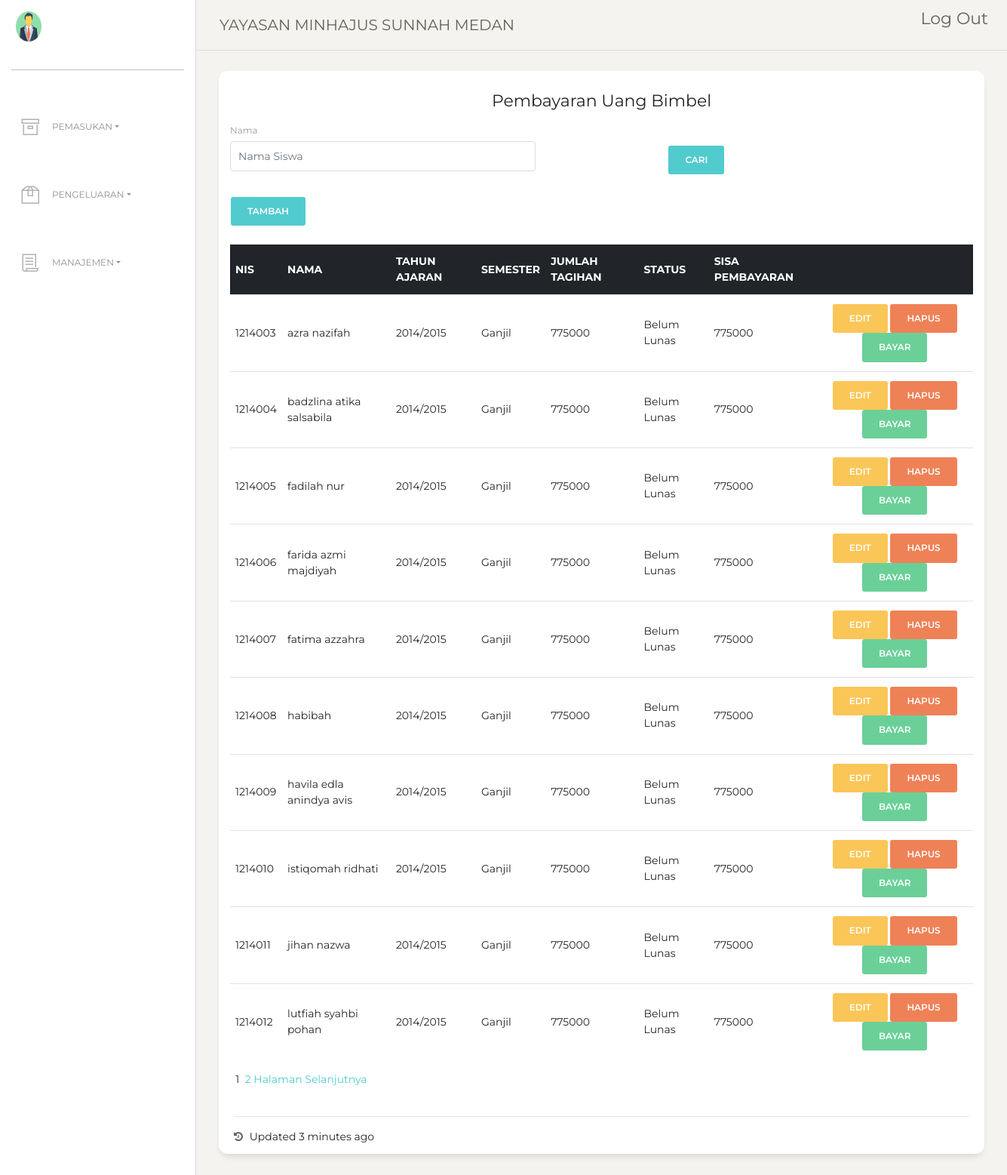
Page /index.php/pegawai_controller/uang_bimbel on the committed database.
### tables this page shows
CREATE TABLE `uang_bimbel` (
  `pembayaran_id` int(11) NOT NULL,
  `NIS` varchar(16) NOT NULL,
  `tagihan_id` int(11) NOT NULL,
  `tahun_ajaran` varchar(9) NOT NULL,
  `semester` enum('Genap','Ganjil') NOT NULL,
  `status` enum('Lunas','Belum Lunas') NOT NULL
);

### index.php (called while the page is built, shortened)
<?php
require_once BASEPATH.'core/CodeIgniter.php';

### application/config/config.php (called while the page is built, shortened)
<?php
$config['base_url'] = 'http://localhost/Tubes/';
$config['index_page'] = 'index.php';
$config['uri_protocol']	= 'REQUEST_URI';
$config['url_suffix'] = '';
$config['language']	= 'english';
$config['charset'] = 'UTF-8';
$config['enable_hooks'] = FALSE;
$config['subclass_prefix'] = 'MY_';
$config['composer_autoload'] = FALSE;
$config['permitted_uri_chars'] = 'a-z 0-9~%.:_\-';
$config['enable_query_strings'] = FALSE;
$config['controller_trigger'] = 'c';
$config['function_trigger'] = 'm';
$config['directory_trigger'] = 'd';
$config['allow_get_array'] = TRUE;
$config['log_threshold'] = 0;
$config['log_path'] = '';
$config['log_file_extension'] = '';
$config['log_file_permissions'] = 0644;
$config['log_date_format'] = 'Y-m-d H:i:s';
$config['error_views_path'] = '';
$config['cache_path'] = '';
$config['cache_query_string'] = FALSE;
$config['encryption_key'] = '';
$config['sess_driver'] = 'files';
$config['sess_cookie_name'] = 'ci_session';
$config['sess_expiration'] = 7200;
$config['sess_save_path'] = NULL;
$config['sess_match_ip'] = FALSE;
$config['sess_time_to_update'] = 300;
$config['sess_regenerate_destroy'] = FALSE;
$config['cookie_prefix']	= '';
$config['cookie_domain']	= '';
$config['cookie_path']		= '/';
$config['cookie_secure']	= FALSE;
$config['cookie_httponly'] 	= FALSE;
$config['standardize_newlines'] = FALSE;
$config['global_xss_filtering'] = FALSE;
$config['csrf_protection'] = FALSE;
$config['csrf_token_name'] = 'csrf_test_name';
$config['csrf_cookie_name'] = 'csrf_cookie_name';
$config['csrf_expire'] = 7200;
$config['csrf_regenerate'] = TRUE;
$config['csrf_exclude_uris'] = array();
$config['compress_output'] = FALSE;
$config['time_reference'] = 'local';
$config['rewrite_short_tags'] = FALSE;
$config['proxy_ips'] = '';

### application/models/Pegawai_Model.php (called while the page is built, shortened)
<?php
class Pegawai_Model extends CI_Model {
	public function jumlah_data_pembayaran_bimbel(){
		$result = $this->db->query("Select jumlah_data_pembayaran_bimbel() as total");
		return $result->row();
	}
}

### application/views/Pages/Content/uang_bimbel.php (the view, shortened to what this page needs)
<div class="row">
          <div class="col-lg-12 col-md-4 col-sm-6">
          </div>
        </div>
        <div class="row">
          <div class="col-md-12">
            <div class="card ">
              <div class="card-header ">
                <h5 class="card-title"><center>Pembayaran Uang Bimbel</center></h5>
				<div class="form-row">
					<div class="form-group col-md-5">
						<form method="post" action="<?php echo base_url('index.php/Pegawai_Controller/cari_bimbel')?>">
						<label for="inputEmail4">Nama</label>
						<input type="text" class="form-control" name="nama" id="inputEmail4" placeholder="Nama Siswa">
					</div>
					<div class="form-group col-md-2">
					</div>
					<div class="form-group col-md-2">
						<button type="submit" class="btn btn-primary">Cari</button>
					</div>
					</div>
						<button type="button" class="btn btn-primary" data-toggle="modal" data-target="#exampleModal">
							Tambah
						</button>
				</div>
              <div class="card-body ">
					<table class="table">
						<thead class="thead-dark">
							<tr>
								<th scope="col">NIS</th>
								<th scope="col">Nama</th>
								<th scope="col">Tahun Ajaran</th>
								<th scope="col">Semester</th>
								<th scope="col">Jumlah Tagihan</th>
								<th scope="col">Status</th>
								<th scope="col">Sisa Pembayaran</th>
								<th></th>
							</tr>
						</thead>
						<tbody>
							<?php
								foreach($data as $i){?>
								 <tr>
									<td><?php echo $i->NIS; ?></td>
									<td><?php echo $i->nama; ?></td>
									<td><?php echo $i->tahun_ajaran; ?></td>
									<td><?php echo $i->semester; ?></td>
									<td><?php echo $i->jumlah; ?></td>
									<td><?php echo $i->status; ?></td>
									<td><?php
												if(is_null($i->jumlah_terbayar))
													echo $i->jumlah;
												else
													echo ($i->jumlah - $i->jumlah_terbayar);
									?></td>
									<td><center><a class="btn btn-warning" href="<?php echo base_url('index.php/Pegawai_Controller/halaman_edit_uang_bimbel/').$i->pembayaran_id?>">Edit</a>
										<button type="button" class="btn btn-danger" data-toggle="modal" data-target="#exampleModal<?php echo $i->pembayaran_id?>">Hapus</button>
										<?php if($i->status != 'Lunas'){?>
										<a class="btn btn-success" href="<?php echo base_url('index.php/Pegawai_Controller/halaman_bayar_uang_bimbel/').$i->pembayaran_id?>">Bayar</a></center></td>
									<?php } ?>
								</tr>
							<?php } ?>
						</tbody>
					</table>
					<center>
					<?php if(isset($pagination)){
						echo $pagination;
					}
						?>
					</center>
              </div>
              <div class="card-footer ">
                <hr>
                <div class="stats">
                  <i class="fa fa-history"></i> Updated 3 minutes ago
                </div>
              </div>
            </div>
          </div>
        </div>
        </div>

### rows in the picture
uang_bimbel: NIS "1214003", nama "azra nazifah", tahun_ajaran "2014/2015", semester "Ganjil", jumlah "775000", status "Belum Lunas"
uang_bimbel: NIS "1214004", nama "badzlina atika salsabila", tahun_ajaran "2014/2015", semester "Ganjil", jumlah "775000", status "Belum Lunas"
uang_bimbel: NIS "1214005", nama "fadilah nur", tahun_ajaran "2014/2015", semester "Ganjil", jumlah "775000", status "Belum Lunas"
uang_bimbel: NIS "1214006", nama "farida azmi majdiyah", tahun_ajaran "2014/2015", semester "Ganjil", jumlah "775000", status "Belum Lunas"
uang_bimbel: NIS "1214007", nama "fatima azzahra", tahun_ajaran "2014/2015", semester "Ganjil", jumlah "775000", status "Belum Lunas"
uang_bimbel: NIS "1214008", nama "habibah", tahun_ajaran "2014/2015", semester "Ganjil", jumlah "775000", status "Belum Lunas"
uang_bimbel: NIS "1214009", nama "havila edla anindya avis", tahun_ajaran "2014/2015", semester "Ganjil", jumlah "775000", status "Belum Lunas"
uang_bimbel: NIS "1214010", nama "istiqomah ridhati", tahun_ajaran "2014/2015", semester "Ganjil", jumlah "775000", status "Belum Lunas"
uang_bimbel: NIS "1214011", nama "jihan nazwa", tahun_ajaran "2014/2015", semester "Ganjil", jumlah "775000", status "Belum Lunas"
uang_bimbel: NIS "1214012", nama "lutfiah syahbi pohan", tahun_ajaran "2014/2015", semester "Ganjil", jumlah "775000", status "Belum Lunas"

### other values in the picture
$pagination "1 2 Halaman Selanjutnya"
